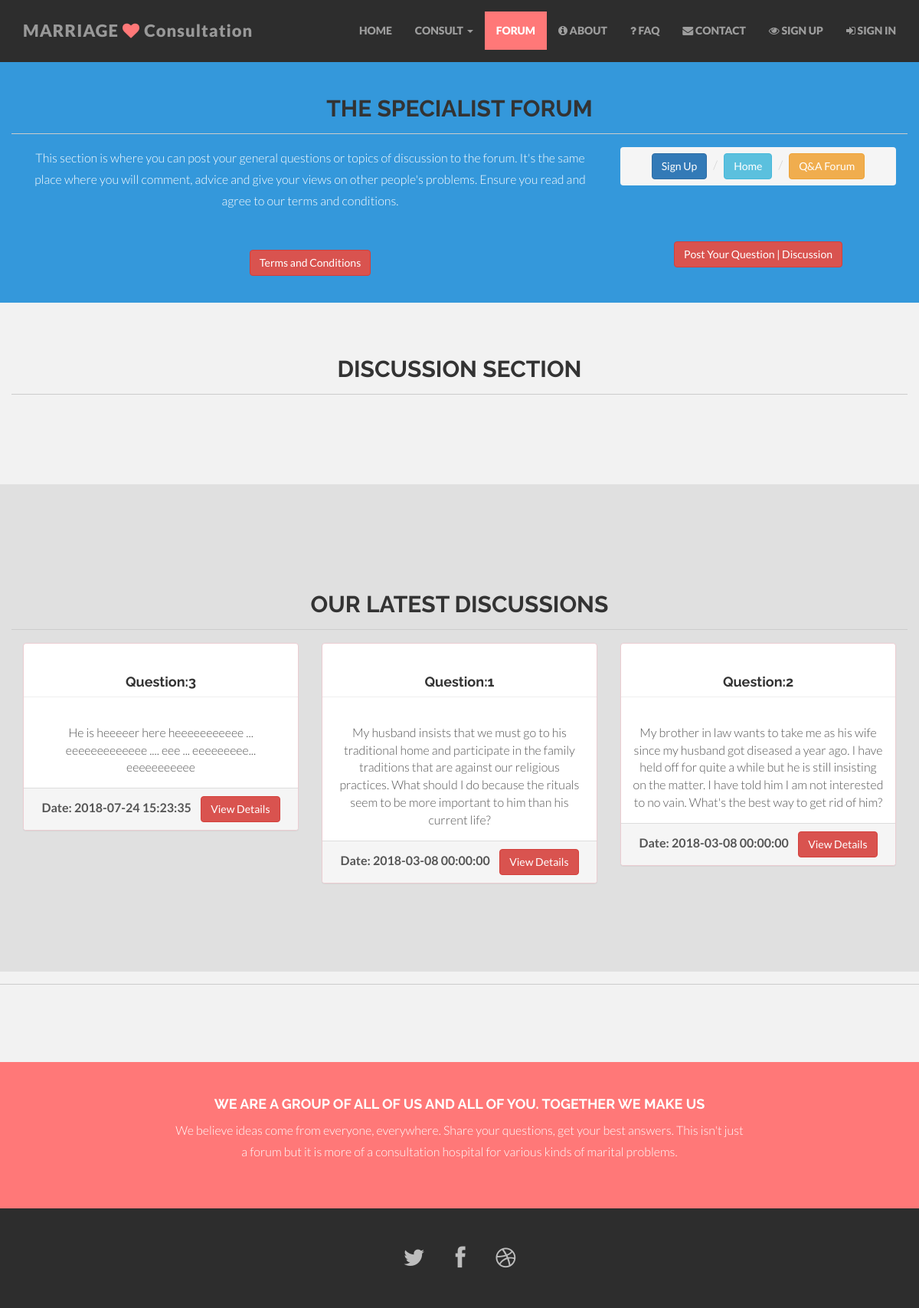
/MarriageConsultancy/specialistforum.php, run on the app's committed database.
### tables this page shows
CREATE TABLE `tbquestions` (
  `questionid` int(11) NOT NULL,
  `userid` int(11) NOT NULL,
  `topicid` int(11) NOT NULL,
  `question` text NOT NULL,
  `posted` datetime NOT NULL,
  `consultationlevel` int(11) NOT NULL DEFAULT '2'
);

### MarriageConsultancy/connect.php (called while the page is built, shortened)
<?php
require('process.php');
$user= new UserModel;
$user->login();
$user->register();
$user->speconsult();
$user->genConsult();
$forum=$user->forum();

### MarriageConsultancy/Model.php (called while the page is built, shortened)
<?php
abstract class Model
{
    public $conn, $query;
    public function __construct(){
        $this->conn = new PDO("mysql:host=".DB_HOST.";dbname=".DB_Name."",DB_USER,DB_PASS);
    }
    public function prepareQuery($query){
        $this->query = $this->conn->prepare($query);
    }
    public function runQuery(){
        $this->query->execute();
    }
    public function resultSet(){
        $this->runQuery();
        return $this->query->fetchAll(PDO::FETCH_ASSOC);
    }
}

### MarriageConsultancy/process.php (called while the page is built, shortened)
<?php
require('Model.php');
class UserModel extends Model
{
	public function forum()
	{
		$this->prepareQuery("SELECT * FROM tbquestions ORDER BY posted DESC LIMIT 3");
		$this->runQuery();
		if ($this->resultSet()) {
		return $this->resultSet();
		}
		else return "bad";
	}
}

### MarriageConsultancy/specialistforum.php (the view, shortened to what this page needs)
<?php
	include 'connect.php';
 ?>
<!DOCTYPE html>
<html lang="en">
  <head>
    <link href="css/bootstrap.css" rel="stylesheet">
    <link href="css/font-awesome.min.css" rel="stylesheet">
    <link href="css/main.css" rel="stylesheet">
  </head>
  <body id="forum">
	<?php  include "cn/header.php"; ?>
	<div id="blue">
		<div class="container">
			<div class="row centered">
				<h2><b>THE SPECIALIST FORUM</b></h2>
				<hr>
				<div class="col-lg-8">
					<p>
						This section is where you can post your general questions or topics of discussion to the forum. It's the same place where you will comment, advice and give your views on other people's problems. Ensure you read and agree to our terms and conditions. <br>
					</p>
					<a href="terms.php" class="btn btn-danger">Terms and Conditions</a>
				</div>
				<div class="col-lg-4 centered">
					<ul class="breadcrumb">
						<li><a href="signup.php" class="btn btn-primary">Sign Up</a></li>
						<li><a href="index.php" class="btn btn-info">Home</a></li>
						<li><a href="forum.php" class="btn btn-warning">Q&amp;A Forum</a></li>
					</ul>
					<div class="gap"></div><br>
					<a href="postq.php" class="btn btn-danger">Post Your Question | Discussion</a>
				</div>
			</div>
		</div>
	</div>
	<div id="wb">
		<div class="container">
			<div class="row centered">
				<h2><b>DISCUSSION SECTION</b></h2><hr>
			</div>
		</div>
	</div>
	<div id="dg">
	<div class="container">
		<div class="row centered">
			<h2><b>OUR LATEST DISCUSSIONS</b></h2><hr>
			<?php foreach ($forum as $f):
			?>
			<div class="col-md-4">
				<div class="panel panel-danger">
					<div>
						<h4 class="page-header"><b>Question:<?php echo $f['questionid']; ?></b></h4>
					</div>
					<div class="panel-body">
						<?php echo $f['question']; ?>
					</div>
					<div class="panel-footer">
						<strong>Date: <?php echo $f['posted']; ?></strong>&nbsp;&nbsp;&nbsp;
						<a href="question.php" class="btn btn-danger">View Details</a>
					</div>
				</div>
			</div>
			<?php
		endforeach;
		?>
		</div>
	</div>
	</div>
	<hr/><div class="big-gap"></div>
	<div id="r">
		<div class="container">
			<div class="row centered">
				<div class="col-lg-8 col-lg-offset-2">
					<h4>WE ARE A GROUP OF ALL OF US AND ALL OF YOU. TOGETHER WE MAKE US</h4>
					<p>We believe ideas come from everyone, everywhere. Share your questions, get your best answers. This isn't just a forum but it is more of a consultation hospital for various kinds of marital problems.</p>
				</div>
			</div>
		</div>
	</div>
	<?php include "cn/footer.php"; ?>
  </body>
</html>

### MarriageConsultancy/css/main.css (style rules this page uses)
body { background-color: #f2f2f2; font-family: "Lato"; font-weight: 300; font-size: 16px; color: #555; -webkit-font-smoothing: antialiased; -webkit-overflow-scrolling: touch; margin-top: 70px; }
h1, h2, h3, h4, h5, h6 { font-family: "Raleway"; font-weight: 300; color: #333; }
p { line-height: 28px; margin-bottom: 25px; }
.centered { text-align: center; }
a { color: #f85c37; word-wrap: break-word; -webkit-transition: color 0.1s ease-in, background 0.1s ease-in; -moz-transition: color 0.1s ease-in, background 0.1s ease-in; -ms-transition: color 0.1s ease-in, background 0.1s ease-in; -o-transition: color 0.1s ease-in, background 0.1s ease-in; transition: color 0.1s ease-in, background 0.1s ease-in; }
a:before, a:after { -webkit-transition: color 0.1s ease-in, background 0.1s ease-in; -moz-transition: color 0.1s ease-in, background 0.1s ease-in; -ms-transition: color 0.1s ease-in, background 0.1s ease-in; -o-transition: color 0.1s ease-in, background 0.1s ease-in; transition: color 0.1s ease-in, background 0.1s ease-in; }
hr { display: block; height: 1px; border: 0; border-top: 1px solid #ccc; margin: 1em 0; padding: 0; }
#dg { background: #e0e0e0; padding-top: 70px; padding-bottom: 70px; text-align: center; }
#dg h4 { font-weight: 700; }
#r { background: #ff7878; padding-top: 35px; padding-bottom: 35px; }
#r h4 { color: white; font-weight: 700; }
#r p { color: white; }
#blue { background: #3498db; padding-top: 35px; padding-bottom: 35px; }
#blue p { color: white; }

### data on the page
tbquestions: questionid "3", question "He is heeeeer here heeeeeeeeeee ... eeeeeeeeeeeee .... eee ... eeeeeeeee... eeeeeeeeeee", posted "2018-07-24 15:23:35"
tbquestions: questionid "1", question "My husband insists that we must go to his traditional home and participate in the family traditions that are against our religious practices. What should I do because the rituals seem to be more important to him than his current life?", posted "2018-03-08 00:00:00"
tbquestions: questionid "2", question "My brother in law wants to take me as his wife since my husband got diseased a year ago. I have held off for quite a while but he is still insisting on the matter. I have told him I am not interested to no vain. What's the best way to get rid of him?", posted "2018-03-08 00:00:00"
